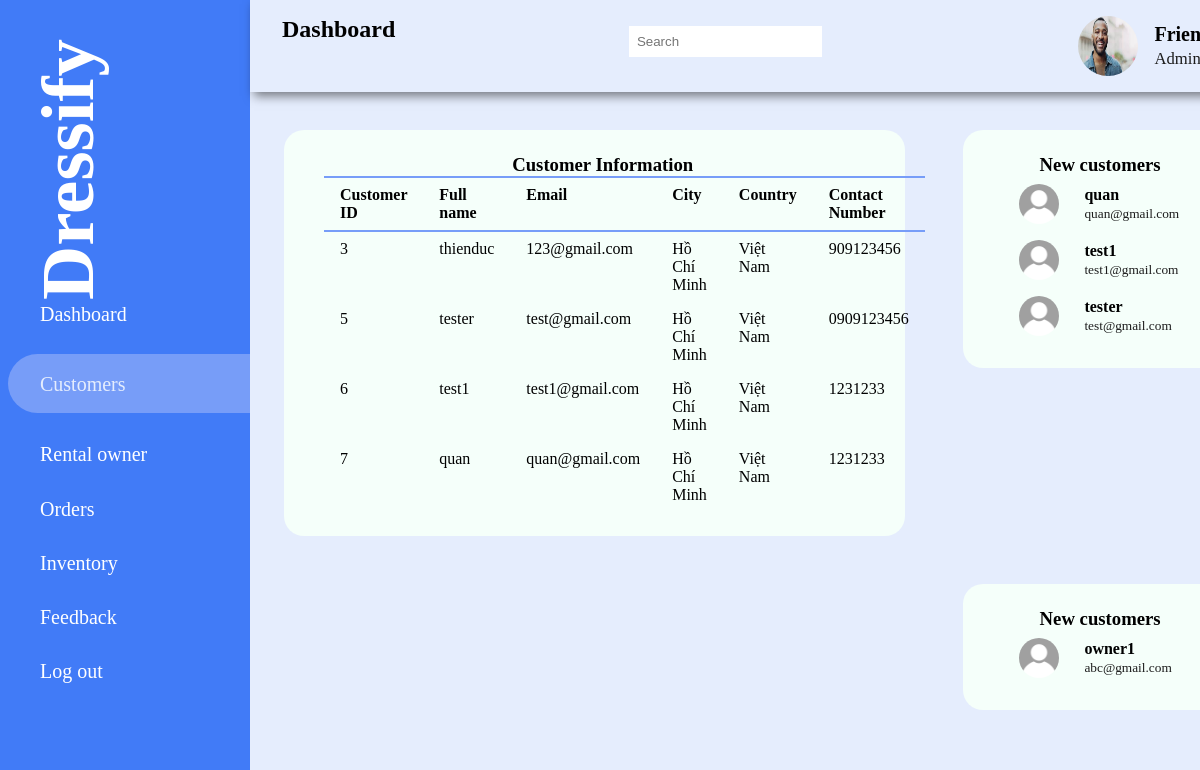
The page /role/admin/AdminCustomerinfo.php (signed in) on the database its author committed.
### tables this page shows
CREATE TABLE `customers` (
  `cus_id` int(255) NOT NULL,
  `username` varchar(255) NOT NULL,
  `email` varchar(255) NOT NULL,
  `password` varchar(255) NOT NULL,
  `fullname` varchar(255) NOT NULL,
  `address` varchar(255) NOT NULL,
  `country` varchar(255) NOT NULL,
  `city` varchar(255) NOT NULL,
  `contact_number` varchar(255) NOT NULL,
  `avatar` varchar(255) NOT NULL,
  `user_type` varchar(255) NOT NULL
);

### role/admin/AdminCustomerinfo.php (the view, shortened to what this page needs)
<?php
    include '../../ConnectDB.php';
?>
<!DOCTYPE html>
<html lang="en">
<head>
    <link rel="stylesheet" href="AdminStyle.css">
    <link rel= "stylesheet" href= "https://maxst.icons8.com/vue-static/landings/line-awesome/line-awesome/1.3.0/css/line-awesome.min.css" >
</head>
<body>
    <div class="sidebar">
        <div class="sidebar-brand">
            <h2><span class=""></span>Dressify</h2>
        </div>
        <div class="sidebar-menu">
            <ul>
                <li>
                    <a href="Admin.php"><span class="la la-chalkboard"></span>
                    <span>Dashboard</span></a>
                </li>
                <li>
                    <a href="AdminCustomerinfo.php" class="active"><span class="la la-user-circle"></span>
                    <span>Customers</span></a>
                </li>
                <li>
                    <a href="AdminOwnerinfo.php"><span class="la la-user-tie"></span>
                    <span>Rental owner</span></a>
                </li>
                <li>
                    <a href="AdminOrder.php"><span class="la la-shipping-fast"></span>
                    <span>Orders</span></a>
                </li>
                <li>
                    <a href="AdminProductlisting.php"><span class="la la-warehouse"></span>
                    <span>Inventory</span></a>
                </li>
                <li>
                    <a href="AdminFeedback.php"><span class="la la-bullhorn"></span>
                    <span>Feedback</span></a>
                </li>
                <li>
                    <a href="../../join.php"><span class="la la-sign-out"></span>
                    <span>Log out</span></a>
                </li>
            </ul>
        </div>
    </div>
    <div class="main-content">
        <header>
            <h2>
                <label for="">
                    <span class="la la-bars"></span>
                </label>
                Dashboard
            </h2>
            <div class="search-wrapper">
                <input type="search" placeholder="Search"/>
            </div>
            <div class="user-wrapper">
                <img src="img/1.jpg">
                <div>
                    <h4>Friends</h4>
                    <small>Admin</small>
                </div>
            </div>
        </header>
        <main>
        <div class="recent-grid">
            <div class="orders">
                <div class="card">
                    <div class="card-header">
                        <h3>Customer Information</h3>
                    </div>
                    <div class="card-body">
                        <div class="table-responsive">
                            <table width="100%">
                                <thead>
                                    <tr>
                                        <td>Customer ID</td>
                                        <td>Full name</td>
                                        <td>Email</td>
                                        <td>City</td>
                                        <td>Country</td>
                                        <td>Contact Number</td>
                                    </tr>
                                </thead>
            <?php
                $select_cus = mysqli_query($conn, "SELECT * FROM customers WHERE user_type = 'Customer'") or die('Query failed');
                if (mysqli_num_rows($select_cus) > 0){
                    while($fetch_cus = mysqli_fetch_assoc($select_cus)){
            ?>
                <tbody>
                    <tr>
                        <td><?php echo $fetch_cus['cus_id'] ?></td>
                        <td><?php echo $fetch_cus['fullname'] ?></td>
                        <td><?php echo $fetch_cus['email'] ?></td>
                        <td><?php echo $fetch_cus['city'] ?></td>
                        <td><?php echo $fetch_cus['country'] ?></td>
                        <td><?php echo $fetch_cus['contact_number'] ?></td>
                    </tr>
                </tbody>
            <?php
                    }
                }
            ?>
                            </table>
                        </div>
                    </div>
                </div>
            </div>
            <div class="customers">
                <div class="card">
                    <div class="card-header">
                        <h3>New customers</h3>
                    </div>
                        <div class="card-body">
            <?php
                $select_cus = mysqli_query($conn, "SELECT * FROM customers WHERE user_type = 'Customer' ORDER BY cus_id DESC LIMIT 3") or die('Query failed');
                if (mysqli_num_rows($select_cus) > 0){
                    while($fetch_cus = mysqli_fetch_assoc($select_cus)){
            ?>
                <div class="customer">
                <?php
                    if(empty($fetch_cus['avatar'])) {
                ?>
                <img src="../../img/default_avatar.jpg" width="40px" height="40px" style="border-radius: 50%; display: block; float: left; margin-right: 25px;"  alt="Avatar">
                <?php } else {?>
                <img src = "../../img/ <?php echo $fetch_cus['avatar'];?>" width="40px" height="40px" alt="Avatar">
                <?php
                    }
                ?>
                    <div class="info">
                        <h4><?php echo $fetch_cus['fullname'] ?></h4>
                        <small><?php echo $fetch_cus['email'] ?></small>
                    </div>
                </div>
            <?php
                }
                }
            ?>
                        </div>
                </div>
            </div>
            <div class="owners">
            <div class="card">
                    <div class="card-header">
                        <h3>New customers</h3>
                    </div>
                        <div class="card-body">
            <?php
                $select_cus = mysqli_query($conn, "SELECT * FROM customers WHERE user_type = 'Rental Owner' ORDER BY cus_id DESC LIMIT 3") or die('Query failed');
                if (mysqli_num_rows($select_cus) > 0){
                    while($fetch_cus = mysqli_fetch_assoc($select_cus)){
            ?>
                <div class="customer">
                <?php
                    if(empty($fetch_cus['avatar'])) {
                ?>
                <img src="../../img/default_avatar.jpg" width="40px" height="40px" style="border-radius: 50%; display: block; float: left; margin-right: 25px;"  alt="Avatar">
                <?php } else {?>
                <img src = "../../img/ <?php echo $fetch_cus['avatar'];?>" width="40px" height="40px" alt="Avatar">
                <?php
                    }
                ?>
                    <div class="info">
                        <h4><?php echo $fetch_cus['fullname'] ?></h4>
                        <small><?php echo $fetch_cus['email'] ?></small>
                    </div>
                </div>
            <?php
                }
                }
            ?>
                        </div>
                </div>
        </div>
    </main>
</div>
</body>
</html>

### role/admin/AdminStyle.css (style rules this page uses)
:root { --theme-color:#E5EDFD; --dark-blue:#417BF7; --light-blue:#779DF8; --light-sky:#E5EDFD; --black:#1c1c1c; }
* { padding: 0; margin: 0; box-sizing: border-box; list-style-type: none; text-decoration: none; }
body { background-color: var(--theme-color); }
.sidebar { width: 250px; position: fixed; left: 0; top: 0; height: 100%; background: var(--dark-blue); z-index: 2; }
.sidebar-brand { font-size: 50px; color: #ffffff; height: 300px; writing-mode: vertical-rl; text-orientation: mixed; transform: rotate(180deg); margin-left: 25px; }
.sidebar-menu li { width: 100%; margin-bottom: 1.7rem; padding-left: 0.5rem; }
.sidebar-menu a { padding-left: 1rem; display: block; font-size: 20px; color: #ffffff; }
.sidebar-menu a.active { background: var(--light-blue); padding-top: 1rem; padding-bottom: 1rem; color: var(--light-sky); border-radius: 30px 0px 0px 30px; }
.sidebar-menu a span:first-child { font-size: 1.5rem; padding-right: 1rem; }
.main-content { margin: 0; padding: 0; background-color: var(--theme-color); width: calc(100% - 250px); margin-left: 250px; }
header { display: flex; position: fixed; top: 0; left: 250; width: 87%; justify-content:space-between; padding: 1rem 1.5rem; box-shadow: 4px 4px 10px rgba(0, 0, 0, 0.5); background-color: var(--theme-color); z-index: 5; }
header label span { padding-right: .5rem; }
.search-wrapper { border: 1px solid var(--light-sky); border-radius: 30px; height: 50px; width: 250px; display: flex; align-items: center; }
.search-wrapper input { padding: .5rem; border: none; }
.user-wrapper { margin-right: 50px; display: flex; align-items: center; font-size: 20px; }
.user-wrapper img { width: 60px; height: 60px; border-radius: 50%; margin-right: 1rem; }
.user-wrapper small { display: inline-block; color: var(--black); }
main { margin-top: 50px; padding: 2rem 1.5rem; min-height: calc(100vh - 90); }
.recent-grid { margin-top: 3rem; display: grid; grid-gap: 3rem; grid-template-columns: 70% auto; }
.recent-grid .owners { grid-row-start: 2; grid-column-start: 2; }
.recent-grid .card { margin-left: 10px; padding: 1.5rem; border-radius: 20px; background: mintcream; }
.card-header, .card-body { padding-left: 1rem; }
.card-header { display: flex; justify-content: space-around; }
table { border-collapse: collapse; }
thead tr { border-top: 2px solid var(--light-blue); border-bottom: 2px solid var(--light-blue); }
thead td { font-weight: 700; }
td { padding: .5rem 1rem; }
.table-responsive { width: 100%; }
.customer { display: flex; justify-content: space-between; align-items: center; padding: .5rem 1rem; overflow: hidden; }
.customer .info { display: flex; align-items: center; margin-right: .1rem; display: inline-block; overflow: hidden; width: 75%; }
.info small { color: var(--black); }
td { height: 50px; vertical-align: top; }
table { text-align : left; border: 0px; padding: 3px; border-spacing: 0px; }

### rows shown on the page
customers: cus_id "3", fullname "thienduc", email "123@gmail.com", city "Hồ Chí Minh", country "Việt Nam", contact_number "909123456"
customers: cus_id "5", fullname "tester", email "test@gmail.com", city "Hồ Chí Minh", country "Việt Nam", contact_number "0909123456"
customers: cus_id "6", fullname "test1", email "test1@gmail.com", city "Hồ Chí Minh", country "Việt Nam", contact_number "1231233"
customers: cus_id "7", fullname "quan", email "quan@gmail.com", city "Hồ Chí Minh", country "Việt Nam", contact_number "1231233"
customers: fullname "owner1", email "abc@gmail.com"
